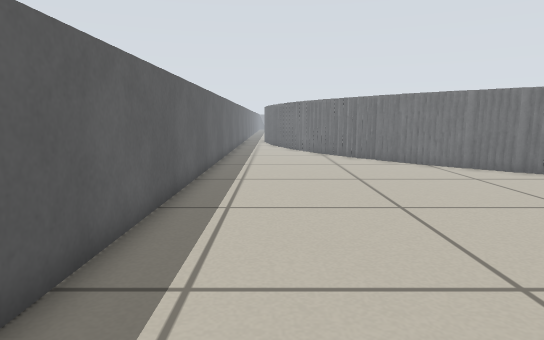
[1] (above)

16 first-person views from a walk through a Stage world. The camera is 0.5 m above the floor, tilts 8° down and sees 75° across. The lines on the ground mark 1 m squares. The floor is counted in squares, 0.25 m on a side. Each view is taken from the middle of a square. On the plan, view 1 faces up. The plan holds only what a view shows up to about 18 squares ahead; the rest is blank. The place goes on beyond the plan. The robots in the file are not drawn.

[2]
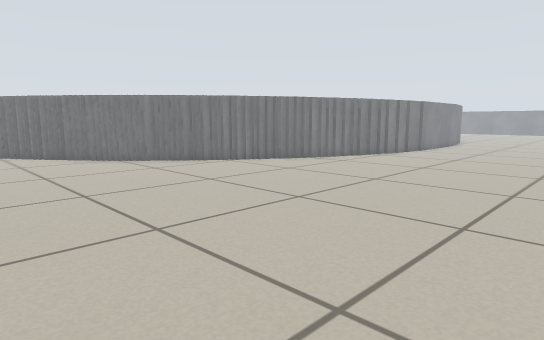

[3]
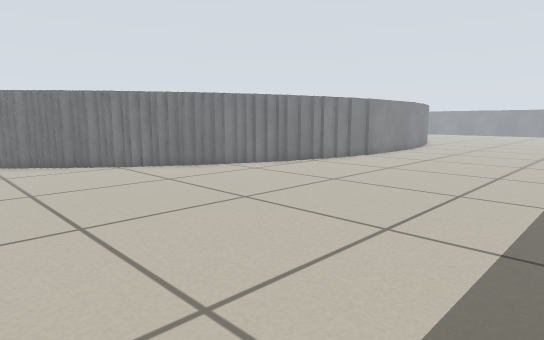

[4]
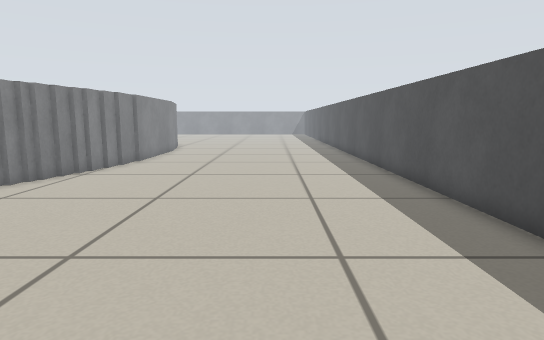

[5]
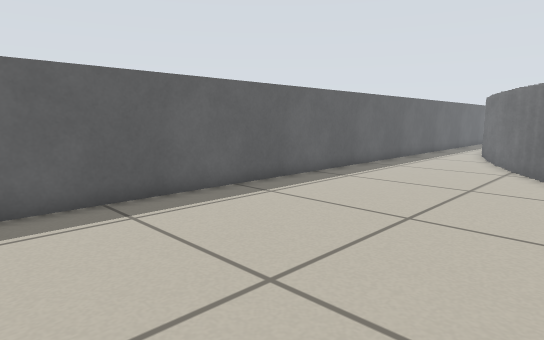

[6]
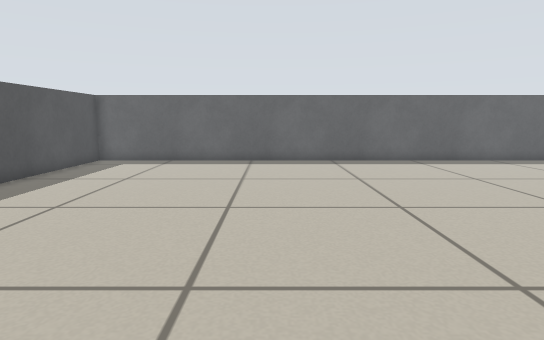

[7]
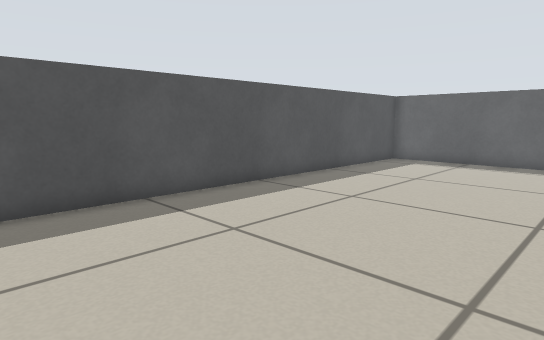

[8]
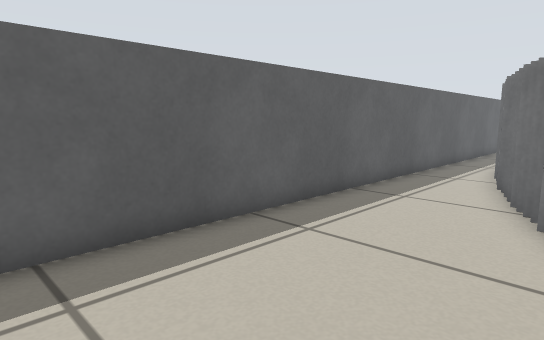

[9]
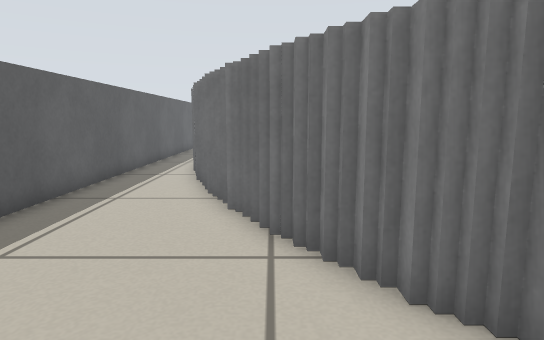

[10]
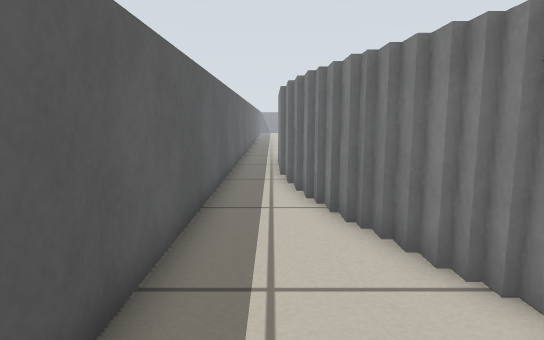

[11]
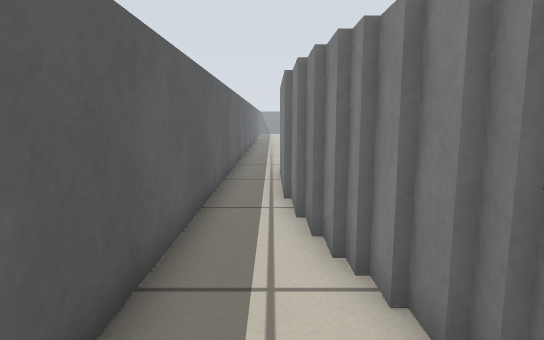

[12]
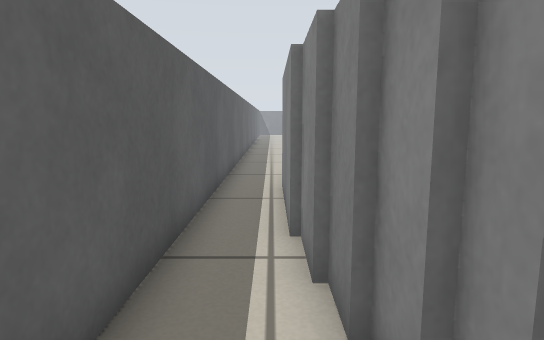

[13]
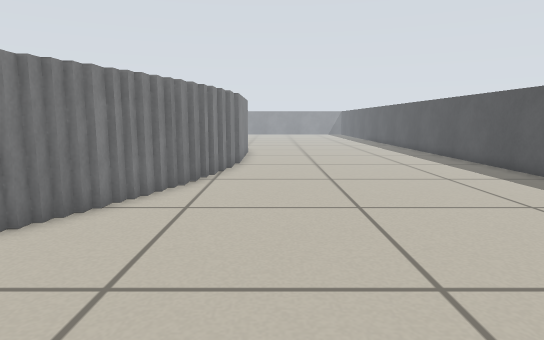

[14]
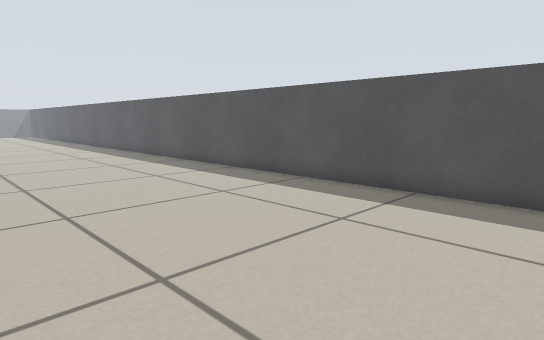

[15]
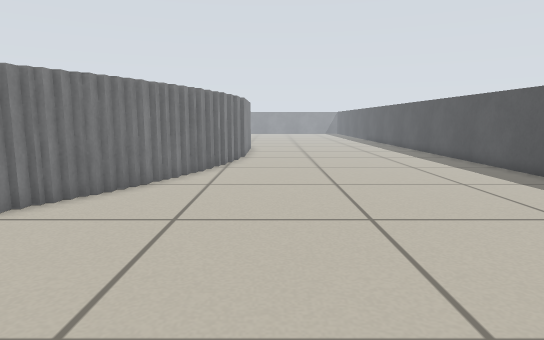

[16]
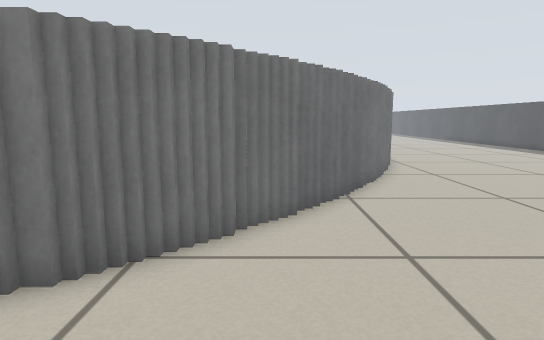

### Floor plan
Points are (right, up) in squares from view 1. A wall is a line through its corners. A room is listed if a view was taken in it or the views show most of it. See-through windows are left out.
Room 1 (views 1, 2, 3, 4, 5, 6, 7, 8, 9, 10, 11, 12, 13, 14, 15, 16)
walls: (11.2, 12.3) (10.8, 12.3); (11.9, 11.9) (11.4, 11.9); (12.2, 11.7) (11.8, 11.7); (10.5, 12.9) (10, 12.9); (12.9, 11.3) (12.4, 11.3); (13.2, 11.1) (12.8, 11.1); (9.8, 13.5) (9.2, 13.5); (13.8, 10.7) (13.2, 10.7); (14.1, 10.5) (13.6, 10.5); (14.6, 10.3) (14, 10.3); (15, 10.1) (14.5, 10.1); (8.4, 14.7) (7.9, 14.7); (15.5, 9.9) (14.9, 9.9); (15.9, 9.7) (15.4, 9.7); (16.2, 9.5) (15.8, 9.5); (16.9, 9.3) (16.1, 9.3); (17.5, 9.1) (16.8, 9.1); (6, 16.6) (6, 17.1); (17.9, 8.9) (17.4, 8.9); (18.6, 8.7) (17.8, 8.7); (5.3, 17.6) (5.3, 18.1); (19.4, 8.5) (18.5, 8.5); (20, 8.3) (19.2, 8.3); (4.5, 18.6) (4.5, 19.1); (4.1, 19.1) (4.1, 19.6); (20.9, 8.1) (19.9, 8.1); (3.7, 19.8) (3.7, 20.2); (21.9, 7.9) (20.8, 7.9); (3.4, 20.4) (3.4, 20.9); (23.4, 7.7) (21.8, 7.7); (24.5, 7.5) (23.2, 7.5); (1.8, 23.4) (1.8, 23.9); (1.6, 23.8) (1.6, 24.2); (1.4, 24.1) (1.4, 24.6); (1.2, 24.5) (1.2, 25.2); (1, 25.1) (1, 25.9); (0.9, 25.8) (0.9, 26.4); (0.7, 26.2) (0.7, 26.9); (0.5, 26.8) (0.5, 27.6); (0.3, 27.5) (0.3, 28.4); (0.1, 28.2) (0.1, 29); (-0.1, 28.9) (-0.1, 30); (-2.6, 30.5) (-2.6, -3.6) (24.5, -3.6)
ways out: opening at (-2, 30)

Positions as (right, up) in squares from view 1, and headings:
1: (0, 0), facing up
2: (0, -2), facing up-right
3: (5, -3), facing up-right
4: (6, 1), facing right
5: (6, 5), facing up-left
6: (15, 5), facing left
7: (15, 5), facing down-left
8: (3, 15), facing up-left
9: (3, 15), facing up
10: (-1, 20), facing up
11: (-1, 24), facing up
12: (-1, 27), facing up
13: (7, 6), facing right
14: (7, 6), facing down-right
15: (4, 6), facing right
16: (2, 14), facing right
